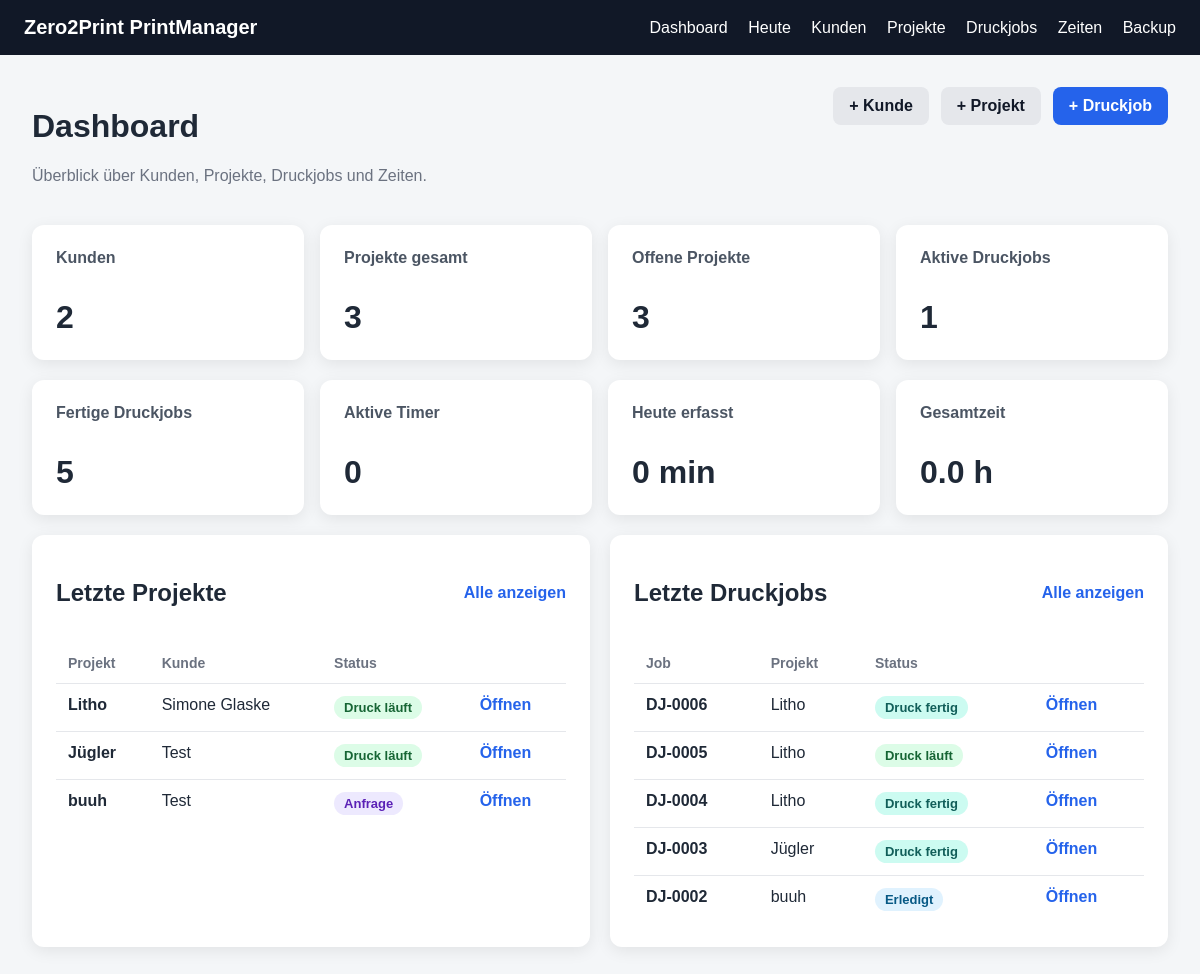
Page /dashboard on the earlier database version.
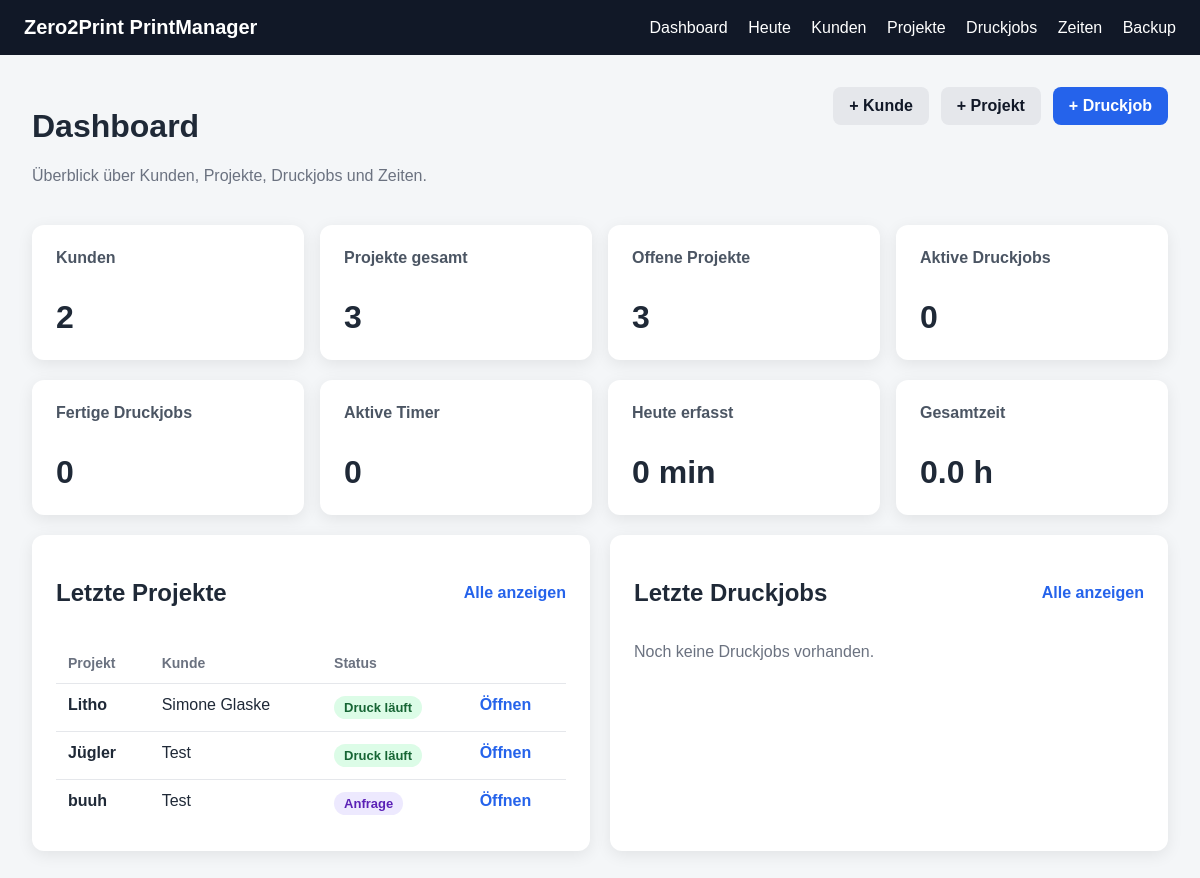
Same page on the later database version.
### app/models.py (models this page shows)
class Project(Base):
    __tablename__ = "projects"
    id = Column(Integer, primary_key=True, index=True)
    customer_id = Column(Integer, ForeignKey("customers.id"), nullable=False)
    name = Column(String, nullable=False)
    description = Column(Text, nullable=True)
    status = Column(String, default="Anfrage")
    deadline = Column(String, nullable=True)
    note = Column(Text, nullable=True)
    created_at = Column(DateTime, default=datetime.utcnow)
    customer = relationship("Customer", back_populates="projects")
    files = relationship(
        "ProjectFile",
        back_populates="project",
        cascade="all, delete-orphan"
    )
    print_jobs = relationship(
        "PrintJob",
        back_populates="project",
        cascade="all, delete-orphan"
    )
    time_entries = relationship(
        "TimeEntry",
        back_populates="project",
        cascade="all, delete-orphan"
    )

class Customer(Base):
    __tablename__ = "customers"
    id = Column(Integer, primary_key=True, index=True)
    name = Column(String, nullable=False)
    email = Column(String, nullable=True)
    phone = Column(String, nullable=True)
    note = Column(Text, nullable=True)
    created_at = Column(DateTime, default=datetime.utcnow)
    projects = relationship(
        "Project",
        back_populates="customer",
        cascade="all, delete-orphan"
    )

class PrintJob(Base):
    __tablename__ = "print_jobs"
    id = Column(Integer, primary_key=True, index=True)
    project_id = Column(Integer, ForeignKey("projects.id"), nullable=False)
    file_id = Column(Integer, ForeignKey("project_files.id"), nullable=True)
    printer_name = Column(String, nullable=True)
    material = Column(String, nullable=True)
    color = Column(String, nullable=True)
    planned_print_time = Column(String, nullable=True)
    planned_weight_grams = Column(Integer, nullable=True)
    status = Column(String, default="Bereit zum Druck")
    notes = Column(Text, nullable=True)
    created_at = Column(DateTime, default=datetime.utcnow)
    project = relationship("Project", back_populates="print_jobs")
    file = relationship("ProjectFile", back_populates="print_jobs")
    time_entries = relationship(
        "TimeEntry",
        back_populates="print_job"
    )
    checklist = relationship(
        "PrintJobChecklist",
        back_populates="print_job",
        uselist=False,
        cascade="all, delete-orphan"
    )

### app/main.py (the view)
@app.get("/dashboard")
def dashboard(request: Request, db: Session = Depends(get_db)):
    customers_count = db.query(Customer).count()
    projects_count = db.query(Project).count()
    open_projects_count = (
        db.query(Project)
        .filter(Project.status.notin_(["Fertig", "Archiviert"]))
        .count()
    )
    active_jobs_count = (
        db.query(PrintJob)
        .filter(PrintJob.status.in_(["Bereit zum Druck", "Druck läuft", "Nacharbeit"]))
        .count()
    )
    finished_jobs_count = (
        db.query(PrintJob)
        .filter(PrintJob.status.in_(["Druck fertig", "Erledigt"]))
        .count()
    )
    active_timers_count = (
        db.query(TimeEntry)
        .filter(TimeEntry.start_time.isnot(None))
        .filter(TimeEntry.end_time.is_(None))
        .count()
    )
    today_date = date.today()
    all_time_entries = db.query(TimeEntry).all()
    today_minutes = 0
    total_minutes = 0
    for entry in all_time_entries:
        if entry.duration_minutes:
            total_minutes += entry.duration_minutes
            if entry.created_at and entry.created_at.date() == today_date:
                today_minutes += entry.duration_minutes
    latest_projects = (
        db.query(Project)
        .order_by(Project.created_at.desc())
        .limit(5)
        .all()
    )
    latest_jobs = (
        db.query(PrintJob)
        .order_by(PrintJob.created_at.desc())
        .limit(5)
        .all()
    )
    active_timers = (
        db.query(TimeEntry)
        .filter(TimeEntry.start_time.isnot(None))
        .filter(TimeEntry.end_time.is_(None))
        .order_by(TimeEntry.start_time.desc())
        .limit(5)
        .all()
    )
    return templates.TemplateResponse(
        request=request,
        name="dashboard.html",
        context={
            "title": "Dashboard",
            "customers_count": customers_count,
            "projects_count": projects_count,
            "open_projects_count": open_projects_count,
            "active_jobs_count": active_jobs_count,
            "finished_jobs_count": finished_jobs_count,
            "active_timers_count": active_timers_count,
            "today_minutes": today_minutes,
            "total_minutes": total_minutes,
            "latest_projects": latest_projects,
            "latest_jobs": latest_jobs,
            "active_timers": active_timers,
            "now": datetime.now(),
        }
    )

### app/templates/dashboard.html (shortened to what this page needs)
{% extends "base.html" %}
{% block content %}
<div class="page-header">
    <div>
        <h1>Dashboard</h1>
        <p class="muted">Überblick über Kunden, Projekte, Druckjobs und Zeiten.</p>
    </div>
    <div class="header-actions">
        <a class="btn-secondary" href="/customers/new">+ Kunde</a>
        <a class="btn-secondary" href="/projects/new">+ Projekt</a>
        <a class="btn" href="/jobs/new">+ Druckjob</a>
    </div>
</div>
<div class="cards">
    <div class="card">
        <h2>Kunden</h2>
        <p>{{ customers_count }}</p>
    </div>
    <div class="card">
        <h2>Projekte gesamt</h2>
        <p>{{ projects_count }}</p>
    </div>
    <div class="card">
        <h2>Offene Projekte</h2>
        <p>{{ open_projects_count }}</p>
    </div>
    <div class="card">
        <h2>Aktive Druckjobs</h2>
        <p>{{ active_jobs_count }}</p>
    </div>
</div>
<div class="cards mt">
    <div class="card">
        <h2>Fertige Druckjobs</h2>
        <p>{{ finished_jobs_count }}</p>
    </div>
    <div class="card">
        <h2>Aktive Timer</h2>
        <p>{{ active_timers_count }}</p>
    </div>
    <div class="card">
        <h2>Heute erfasst</h2>
        <p>{{ today_minutes }} min</p>
    </div>
    <div class="card">
        <h2>Gesamtzeit</h2>
        <p>{{ "%.1f"|format(total_minutes / 60) }} h</p>
    </div>
</div>
<div class="dashboard-grid mt">
    <div class="page-card">
        <div class="section-header">
            <h2>Letzte Projekte</h2>
            <a class="link-btn" href="/projects">Alle anzeigen</a>
        </div>
        {% if latest_projects %}
        <table>
            <thead>
                <tr>
                    <th>Projekt</th>
                    <th>Kunde</th>
                    <th>Status</th>
                    <th></th>
                </tr>
            </thead>
            <tbody>
                {% for project in latest_projects %}
                <tr>
                    <td><strong>{{ project.name }}</strong></td>
                    <td>{{ project.customer.name }}</td>
                    <td>
                        <span class="status-pill {{ status_class(project.status) }}">
                            {{ project.status }}
                        </span>
                    </td>
                    <td>
                        <a class="link-btn" href="/projects/{{ project.id }}">Öffnen</a>
                    </td>
                </tr>
                {% endfor %}
            </tbody>
        </table>
        {% else %}
        <p class="muted">Noch keine Projekte vorhanden.</p>
        {% endif %}
    </div>
    <div class="page-card">
        <div class="section-header">
            <h2>Letzte Druckjobs</h2>
            <a class="link-btn" href="/jobs">Alle anzeigen</a>
        </div>
        {% if latest_jobs %}
        <table>
            <thead>
                <tr>
                    <th>Job</th>
                    <th>Projekt</th>
                    <th>Status</th>
                    <th></th>
                </tr>
            </thead>
            <tbody>
                {% for job in latest_jobs %}
                <tr>
                    <td><strong>DJ-{{ "%04d"|format(job.id) }}</strong></td>
                    <td>{{ job.project.name }}</td>
                    <td>
                        <span class="status-pill {{ status_class(job.status) }}">
                            {{ job.status }}
                        </span>
                    </td>
                    <td>
                        <a class="link-btn" href="/jobs/{{ job.id }}">Öffnen</a>
                    </td>
                </tr>
                {% endfor %}
            </tbody>
        </table>
        {% else %}
        <p class="muted">Noch keine Druckjobs vorhanden.</p>
        {% endif %}
    </div>
</div>
{% endblock %}

### app/templates/base.html (shortened to what this page needs)
<!DOCTYPE html>
<html lang="de">
<head>
    <link rel="stylesheet" href="/static/style.css">
</head>
<body>
<header class="topbar">
    <div class="brand">Zero2Print PrintManager</div>
    <nav>
        <a href="/">Dashboard</a>
        <a href="/today">Heute</a>
        <a href="/customers">Kunden</a>
        <a href="/projects">Projekte</a>
        <a href="/jobs">Druckjobs</a>
        <a href="/time">Zeiten</a>
        <a href="/backup">Backup</a>
    </nav>
</header>
<main class="container">
    {% block content %}{% endblock %}
</main>
</body>
</html>

### app/static/style.css (style rules this page uses)
* { box-sizing: border-box; }
body { margin: 0; font-family: Arial, sans-serif; background: #f4f6f8; color: #1f2937; }
.topbar { background: #111827; color: white; padding: 16px 24px; display: flex; justify-content: space-between; align-items: center; }
.brand { font-weight: bold; font-size: 20px; }
nav a { color: white; text-decoration: none; margin-left: 16px; }
.container { padding: 32px; }
.cards { display: grid; grid-template-columns: repeat(4, 1fr); gap: 16px; }
.card { background: white; border-radius: 12px; padding: 24px; box-shadow: 0 4px 16px rgba(0,0,0,0.08); }
.card h2 { font-size: 16px; margin-top: 0; color: #4b5563; }
.card p { font-size: 32px; font-weight: bold; margin-bottom: 0; }
.page-card { background: white; border-radius: 12px; padding: 24px; box-shadow: 0 4px 16px rgba(0,0,0,0.08); max-width: 100%; overflow-x: auto; }
.btn { display: inline-block; border: none; background: #2563eb; color: white; padding: 10px 16px; border-radius: 8px; cursor: pointer; font-weight: bold; margin-top: 0; text-decoration: none; font-family: inherit; }
.page-header { display: flex; justify-content: space-between; align-items: flex-start; margin-bottom: 24px; gap: 16px; }
.muted { color: #6b7280; }
table { width: 100%; border-collapse: collapse; }
th { text-align: left; color: #6b7280; font-size: 14px; border-bottom: 1px solid #e5e7eb; padding: 12px; }
td { border-bottom: 1px solid #e5e7eb; padding: 12px; vertical-align: top; }
tr:last-child td { border-bottom: none; }
.link-btn { color: #2563eb; text-decoration: none; font-weight: bold; }
.btn-secondary { display: inline-block; background: #e5e7eb; color: #111827; padding: 10px 16px; border-radius: 8px; text-decoration: none; font-weight: bold; font-family: inherit; }
.mt { margin-top: 20px; }
.header-actions, .section-header { display: flex; align-items: center; gap: 12px; }
.section-header { justify-content: space-between; margin-bottom: 16px; }
.dashboard-grid { display: grid; grid-template-columns: 1fr 1fr; gap: 20px; }
.status-pill { display: inline-block; padding: 4px 10px; border-radius: 999px; font-size: 13px; font-weight: bold; white-space: nowrap; }
.status-request { background: #ede9fe; color: #5b21b6; }
.status-running { background: #dcfce7; color: #166534; }

Differences in the rows shown:
removed PrintJob: id "0006", project.name "Litho", status "Druck fertig"
removed PrintJob: id "0005", project.name "Litho", status "Druck läuft"
removed PrintJob: id "0004", project.name "Litho", status "Druck fertig"
removed PrintJob: id "0003", project.name "Jügler", status "Druck fertig"
removed PrintJob: id "0002", project.name "buuh", status "Erledigt"
Other differences:
{{ active_jobs_count }}: "1" → "0"
{{ finished_jobs_count }}: "5" → "0"
text no longer shown: "Job Projekt Status"
text now shown: "Noch keine Druckjobs vorhanden."
